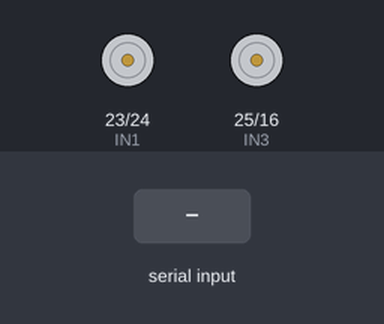
Recording of a program running on a simulated Raspberry Pi (BCM pin numbers). Parts: motor-driver pin pairs drawn as motors (green arrow = first pin HIGH = forward, orange = second pin HIGH = backward, longer = more drive, scaled by the enable pin). Inputs (shaded band) come from the test bench. What the program prints to the terminal is not drawn.

Above: at 10.2 s.
10.3 s: "1" typed at the terminal, then Enter
At 11.0 s:
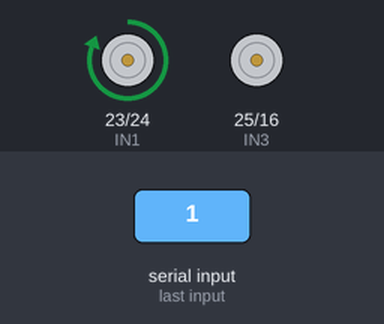
At 20.3 s:
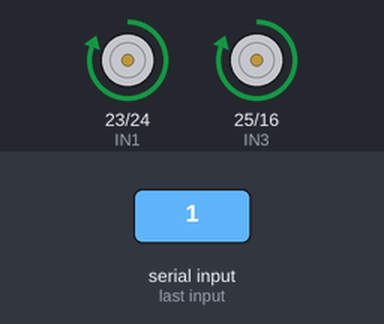
Timing chart, 0 to 28.3 s (numbered marks = the images above; inputs shaded):
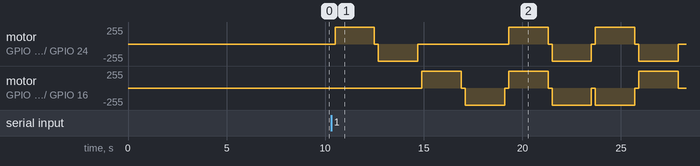

The program:

test.py
```python
#!/usr/bin/env python3
"""
L298N Motor Driver Connection Test Script
Tests GPIO connection to L298N with ENA/ENB pins
For Raspberry Pi 4B with Ubuntu 22.04
"""

import RPi.GPIO as GPIO
import time
import sys

# GPIO Pin Definitions (BCM numbering)
MOTOR_PINS = {
    'IN1': 23,   # Physical Pin 16
    'IN2': 24,   # Physical Pin 18
    'IN3': 25,   # Physical Pin 22
    'IN4': 16,   # Physical Pin 36 (CHANGED from GPIO 8)
    'ENA': 18,   # Physical Pin 12
    'ENB': 12    # Physical Pin 32
}

# Convenient aliases for backward compatibility
IN1 = MOTOR_PINS['IN1']
IN2 = MOTOR_PINS['IN2']
IN3 = MOTOR_PINS['IN3']
IN4 = MOTOR_PINS['IN4']
ENA = MOTOR_PINS['ENA']
ENB = MOTOR_PINS['ENB']

# Pin mapping for reference
PIN_MAP = {
    IN1: "IN1 (Motor A Dir 1)",
    IN2: "IN2 (Motor A Dir 2)",
    IN3: "IN3 (Motor B Dir 1)",
    IN4: "IN4 (Motor B Dir 2)",
    ENA: "ENA (Motor A Enable)",
    ENB: "ENB (Motor B Enable)"
}

def setup_gpio():
    """Initialize GPIO pins"""
    try:
        GPIO.setmode(GPIO.BCM)
        GPIO.setwarnings(False)

        # Setup all pins as outputs
        GPIO.setup([IN1, IN2, IN3, IN4, ENA, ENB], GPIO.OUT)

        # Initialize all pins to LOW
        GPIO.output([IN1, IN2, IN3, IN4, ENA, ENB], GPIO.LOW)

        print("✓ GPIO pins initialized successfully")
        return True

    except Exception as e:
        print(f"✗ GPIO setup failed: {e}")
        return False

def test_individual_pins():
    """Test each pin individually"""
    print("\n=== Individual Pin Test ===")

    for pin in [IN1, IN2, IN3, IN4, ENA, ENB]:
        try:
            print(f"Testing GPIO {pin} ({PIN_MAP[pin]})...")

            # Turn pin HIGH
            GPIO.output(pin, GPIO.HIGH)
            print(f"  → GPIO {pin} set to HIGH")
            time.sleep(1)

            # Turn pin LOW
            GPIO.output(pin, GPIO.LOW)
            print(f"  → GPIO {pin} set to LOW")
            time.sleep(0.5)

            print(f"  ✓ GPIO {pin} test completed")

        except Exception as e:
            print(f"  ✗ GPIO {pin} test failed: {e}")

def test_motor_patterns():
    """Test motor direction patterns with enable pins"""
    print("\n=== Motor Direction Pattern Test ===")

    patterns = [
        # Motor A Forward, Motor B Stop
        ([IN1, ENA], "Motor A Forward"),
        # Motor A Reverse, Motor B Stop
        ([IN2, ENA], "Motor A Reverse"),
        # Motor A Stop, Motor B Forward
        ([IN3, ENB], "Motor B Forward"),
        # Motor A Stop, Motor B Reverse
        ([IN4, ENB], "Motor B Reverse"),
        # Both Motors Forward
        ([IN1, IN3, ENA, ENB], "Both Motors Forward"),
        # Both Motors Reverse
        ([IN2, IN4, ENA, ENB], "Both Motors Reverse"),
        # Motor A Forward, Motor B Reverse
        ([IN1, IN4, ENA, ENB], "Motor A Forward, Motor B Reverse"),
        # Motor A Reverse, Motor B Forward
        ([IN2, IN3, ENA, ENB], "Motor A Reverse, Motor B Forward")
    ]

    for active_pins, description in patterns:
        try:
            print(f"\nTesting: {description}")

            # Turn off all pins first
            GPIO.output([IN1, IN2, IN3, IN4, ENA, ENB], GPIO.LOW)
            time.sleep(0.2)

            # Activate specified pins
            GPIO.output(active_pins, GPIO.HIGH)

            # Show which pins are active
            active_pins_str = ", ".join([f"GPIO{pin}" for pin in active_pins])
            print(f"  → Active pins: {active_pins_str}")

            time.sleep(2)  # Hold pattern for 2 seconds

            # Turn off active pins
            GPIO.output(active_pins, GPIO.LOW)
            print(f"  ✓ Pattern completed")

        except Exception as e:
            print(f"  ✗ Pattern failed: {e}")

def test_pwm_speed_control():
    """Test PWM speed control using ENA/ENB pins"""
    print("\n=== PWM Speed Control Test ===")

    try:
        # Create PWM instances
        pwm_a = GPIO.PWM(ENA, 1000)  # 1kHz frequency
        pwm_b = GPIO.PWM(ENB, 1000)  # 1kHz frequency

        # Start PWM with 0% duty cycle
        pwm_a.start(0)
        pwm_b.start(0)

        print("Testing Motor A speed control...")
        GPIO.output(IN1, GPIO.HIGH)  # Set direction
        GPIO.output(IN2, GPIO.LOW)

        # Gradually increase speed
        for duty in range(0, 101, 20):
            print(f"  → Motor A speed: {duty}%")
            pwm_a.ChangeDutyCycle(duty)
            time.sleep(1)

        # Stop Motor A
        pwm_a.ChangeDutyCycle(0)
        GPIO.output(IN1, GPIO.LOW)

        print("\nTesting Motor B speed control...")
        GPIO.output(IN3, GPIO.HIGH)  # Set direction
        GPIO.output(IN4, GPIO.LOW)

        # Gradually increase speed
        for duty in range(0, 101, 20):
            print(f"  → Motor B speed: {duty}%")
            pwm_b.ChangeDutyCycle(duty)
            time.sleep(1)

        # Stop Motor B
        pwm_b.ChangeDutyCycle(0)
        GPIO.output(IN3, GPIO.LOW)

        # Clean up PWM
        pwm_a.stop()
        pwm_b.stop()

        print("✓ PWM speed control test completed")

    except Exception as e:
        print(f"✗ PWM speed control test failed: {e}")

def test_rapid_switching():
    """Test rapid pin switching"""
    print("\n=== Rapid Switching Test ===")

    try:
        print("Rapidly switching all pins for 5 seconds...")
        start_time = time.time()

        while time.time() - start_time < 5:
            # Quick on/off cycle for all pins
            GPIO.output([IN1, IN2, IN3, IN4, ENA, ENB], GPIO.HIGH)
            time.sleep(0.1)
            GPIO.output([IN1, IN2, IN3, IN4, ENA, ENB], GPIO.LOW)
            time.sleep(0.1)

        print("✓ Rapid switching test completed")

    except Exception as e:
        print(f"✗ Rapid switching test failed: {e}")

def cleanup():
    """Clean up GPIO resources"""
    try:
        GPIO.output([IN1, IN2, IN3, IN4, ENA, ENB], GPIO.LOW)  # Turn off all pins
        GPIO.cleanup()
        print("\n✓ GPIO cleanup completed")
    except Exception as e:
        print(f"\n✗ GPIO cleanup failed: {e}")

def main():
    """Main test function"""
    print("L298N Motor Driver Connection Test")
    print("=" * 40)
    print("Testing with ENA/ENB pins for speed control")
    print("Press Ctrl+C to stop at any time\n")

    # Display pin configuration
    print("Pin Configuration:")
    for gpio_pin, description in PIN_MAP.items():
        # Find physical pin number
        physical_pins = {23: 16, 24: 18, 25: 22, 16: 36, 18: 12, 12: 32}
        physical = physical_pins.get(gpio_pin, "Unknown")
        print(f"  GPIO {gpio_pin:2d} (Pin {physical:2}) → {description}")

    try:
        # Setup GPIO
        if not setup_gpio():
            return

        # Run tests
        test_individual_pins()

        input("\nPress Enter to continue with motor pattern tests...")
        test_motor_patterns()

        input("\nPress Enter to continue with PWM speed control test...")
        test_pwm_speed_control()

        input("\nPress Enter to continue with rapid switching test...")
        test_rapid_switching()

        print("\n🎉 All tests completed successfully!")
        print("\nIf you can see the L298N status LEDs blinking during these tests,")
        print("and motors respond to speed control, your connections are working properly.")

    except KeyboardInterrupt:
        print("\n\n⚠️  Test interrupted by user")

    except Exception as e:
        print(f"\n✗ Test failed with error: {e}")

    finally:
        cleanup()

if __name__ == "__main__":
    main()
```
